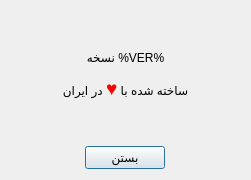
<?xml version="1.0" encoding="UTF-8"?>
<ui version="4.0">
 <class>FormAbout</class>
 <widget class="QDialog" name="FormAbout">
  <property name="geometry">
   <rect>
    <x>0</x>
    <y>0</y>
    <width>251</width>
    <height>180</height>
   </rect>
  </property>
  <property name="windowTitle">
   <string>دریاره برنامه</string>
  </property>
  <property name="layoutDirection">
   <enum>Qt::RightToLeft</enum>
  </property>
  <layout class="QGridLayout" name="gridLayout">
   <item row="0" column="0">
    <widget class="QLabel" name="label">
     <property name="text">
      <string>&lt;html&gt;&lt;head/&gt;&lt;body&gt;&lt;p align=&quot;center&quot;&gt;نسخه %VER%&lt;/p&gt;&lt;p align=&quot;center&quot;&gt;ساخته شده با &lt;span style=&quot; font-size:14pt; color:#ff0000;&quot;&gt;♥&lt;/span&gt; در ایران&lt;/p&gt;&lt;/body&gt;&lt;/html&gt;</string>
     </property>
    </widget>
   </item>
   <item row="1" column="0">
    <layout class="QHBoxLayout" name="horizontalLayout">
     <item>
      <spacer name="horizontalSpacer">
       <property name="orientation">
        <enum>Qt::Horizontal</enum>
       </property>
       <property name="sizeHint" stdset="0">
        <size>
         <width>40</width>
         <height>20</height>
        </size>
       </property>
      </spacer>
     </item>
     <item>
      <widget class="QPushButton" name="btnClosw">
       <property name="text">
        <string>بستن</string>
       </property>
      </widget>
     </item>
     <item>
      <spacer name="horizontalSpacer_2">
       <property name="orientation">
        <enum>Qt::Horizontal</enum>
       </property>
       <property name="sizeHint" stdset="0">
        <size>
         <width>40</width>
         <height>20</height>
        </size>
       </property>
      </spacer>
     </item>
    </layout>
   </item>
  </layout>
 </widget>
 <resources/>
 <connections/>
</ui>
